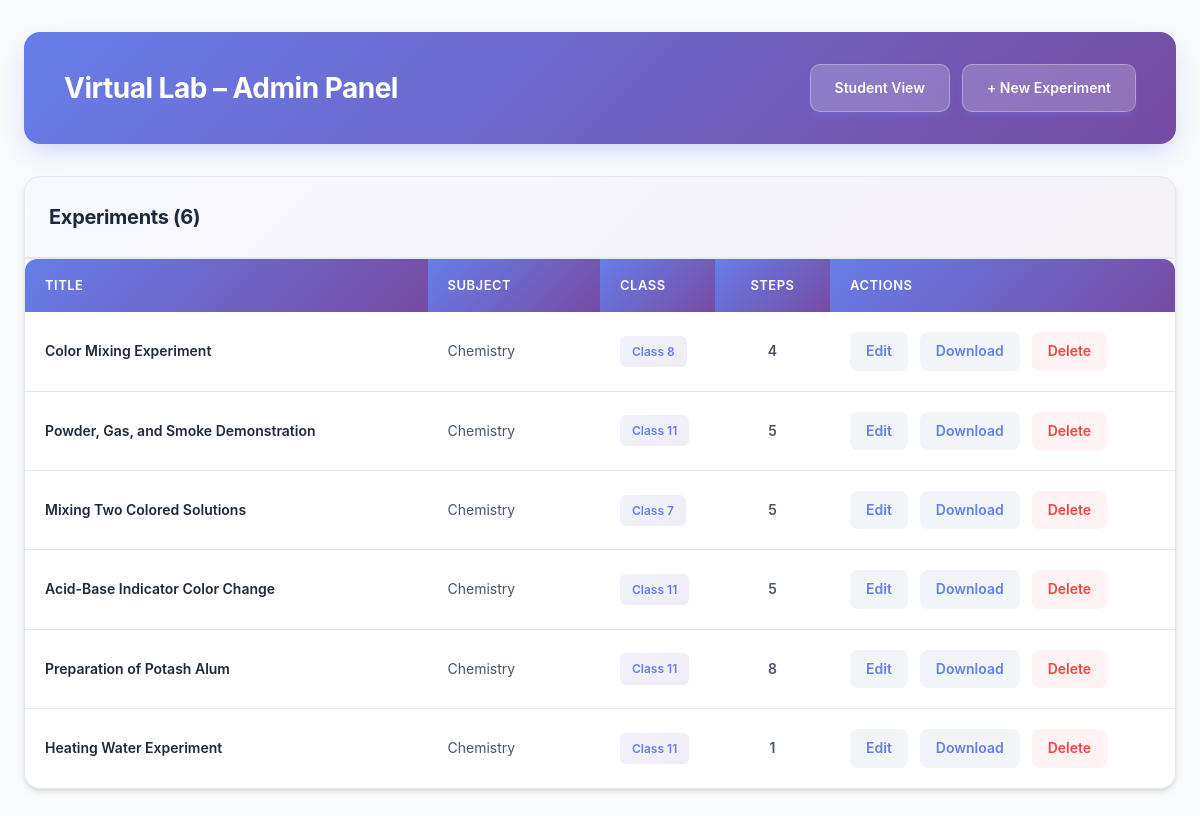
Page /admin/index.php on the earlier database version.
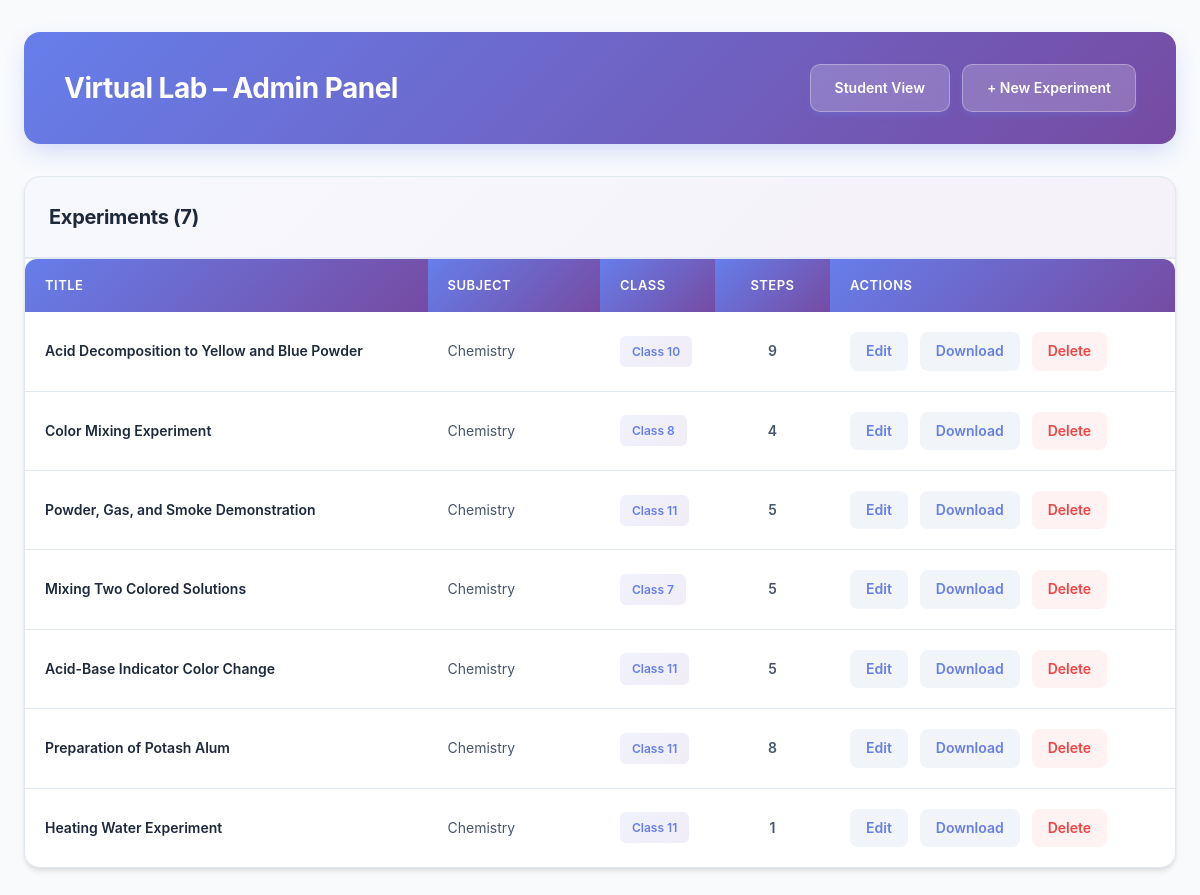
Same page on the later database version.
### tables this page shows
CREATE TABLE experiments (
    id VARCHAR(50) PRIMARY KEY,
    title VARCHAR(255) NOT NULL,
    subject VARCHAR(50) NOT NULL,
    class VARCHAR(10) NOT NULL,
    config_json TEXT NOT NULL,
    created_at DATETIME DEFAULT CURRENT_TIMESTAMP,
    updated_at DATETIME DEFAULT CURRENT_TIMESTAMP
);

### admin/config/database.php (called while the page is built, shortened)
<?php
function getDBConnection() {
    try {
        if (DB_TYPE === 'sqlite') {
            $dbPath = DB_SQLITE_PATH;
            try {
                $db = new PDO('sqlite:' . $dbPath);
                $db->setAttribute(PDO::ATTR_ERRMODE, PDO::ERRMODE_EXCEPTION);
                return $db;
            } catch (PDOException $e) {
                throw new Exception("Failed to create SQLite database: " . $e->getMessage() . " (Path: " . $dbPath . ")");
            }
        }
    } catch (PDOException $e) {
        throw new Exception("Database connection failed: " . $e->getMessage());
    } catch (Exception $e) {
        throw $e;
    }
}

### admin/classes/Database.php (called while the page is built, shortened)
<?php
require_once __DIR__ . '/../config/database.php';
class Database {
    private $db;
    public function __construct() {
        $this->db = getDBConnection();
    }
    private function initTables() {
        try {
            $schemaFile = __DIR__ . '/../config/schema.sql';
            $sql = file_get_contents($schemaFile);
            if (DB_TYPE === 'sqlite') {
                $statements = explode(';', $sql);
                foreach ($statements as $statement) {
                    $statement = trim($statement);
                    if (!empty($statement) && !preg_match('/^\s*--/', $statement)) {
                        try {
                            $this->db->exec($statement);
                        } catch (PDOException $e) {
                            if (strpos($e->getMessage(), 'already exists') === false) {
                                error_log('Schema execution error: ' . $e->getMessage());
                            }
                        }
                    }
                }
            } else {
                try {
                    $this->db->exec($sql);
                } catch (PDOException $e) {
                    error_log('Schema execution error: ' . $e->getMessage());
                }
            }
        } catch (Exception $e) {
            error_log('initTables error: ' . $e->getMessage());
        }
    }
    public function getAllExperiments() {
        try {
            if (DB_TYPE === 'sqlite') {
                $checkStmt = $this->db->query("SELECT name FROM sqlite_master WHERE type='table' AND name='experiments'");
                $tableExists = $checkStmt->fetch() !== false;
            } else {
                $checkStmt = $this->db->query("SHOW TABLES LIKE 'experiments'");
                $tableExists = $checkStmt->rowCount() > 0;
            }
            $stmt = $this->db->query("SELECT * FROM experiments ORDER BY created_at DESC");
            $experiments = $stmt->fetchAll(PDO::FETCH_ASSOC);
            foreach ($experiments as &$exp) {
                try {
                    $stepStmt = $this->db->prepare("
                        SELECT COUNT(*) as count FROM experiment_steps WHERE experiment_id = ?
                    ");
                    $stepStmt->execute([$exp['id']]);
                    $stepCount = $stepStmt->fetch(PDO::FETCH_ASSOC);
                    $exp['step_count'] = $stepCount['count'] ?? 0;
                } catch (PDOException $e) {
                    $exp['step_count'] = 0;
                }
            }
            return $experiments;
        } catch (PDOException $e) {
            error_log('getAllExperiments error: ' . $e->getMessage());
            return [];
        } catch (Exception $e) {
            error_log('getAllExperiments error: ' . $e->getMessage());
            return [];
        }
    }
}

### admin/index.php (the view, shortened to what this page needs)
<?php
require_once __DIR__ . '/classes/Database.php';
$db = new Database();
$experiments = $db->getAllExperiments();
?>
<!DOCTYPE html>
<html lang="en">
<head>
    <link rel="stylesheet" href="css/admin.css?v=<?= time() ?>">
</head>
<body>
    <div class="container">
        <div class="header">
            <h1>Virtual Lab – Admin Panel</h1>
            <div style="display: flex; gap: 12px; align-items: center;">
                <a class="btn" href="../" style="text-decoration: none;">Student View</a>
                <a class="btn" href="create.php" style="text-decoration: none;">+ New Experiment</a>
            </div>
        </div>
        <?php if (empty($experiments)): ?>
        <div class="card" style="text-align: center; padding: 80px 40px;">
            <div style="margin-bottom: 24px; opacity: 0.5;">
                <svg width="80" height="80" viewBox="0 0 24 24" fill="none" stroke="currentColor" stroke-width="2" style="color: #64748b; margin: 0 auto;">
                    <path d="M14 2H6a2 2 0 0 0-2 2v16a2 2 0 0 0 2 2h12a2 2 0 0 0 2-2V8z"></path>
                    <polyline points="14 2 14 8 20 8"></polyline>
                    <line x1="12" y1="18" x2="12" y2="12"></line>
                    <line x1="9" y1="15" x2="15" y2="15"></line>
                </svg>
            </div>
            <p style="color: #64748b; font-size: 16px; margin-bottom: 24px; line-height: 1.6;">No experiments yet. Create your first experiment to get started.</p>
            <a class="btn" href="create.php" style="text-decoration: none;">Create First Experiment</a>
        </div>
        <?php else: ?>
        <div class="card" style="padding: 0; overflow: hidden;">
            <div style="padding: 24px; border-bottom: 2px solid #e2e8f0; background: linear-gradient(135deg, rgba(102, 126, 234, 0.05) 0%, rgba(118, 75, 162, 0.08) 100%);">
                <h2 style="margin: 0; font-size: 20px; color: #1e293b; font-weight: 700;">Experiments (<?= count($experiments) ?>)</h2>
            </div>
            <div style="overflow-x: auto;">
                <table>
                    <thead>
                        <tr>
                            <th style="width: 35%;">Title</th>
                            <th style="width: 15%;">Subject</th>
                            <th style="width: 10%;">Class</th>
                            <th style="width: 10%; text-align: center;">Steps</th>
                            <th style="width: 30%;">Actions</th>
                        </tr>
                    </thead>
                    <tbody>
                        <?php foreach ($experiments as $exp): ?>
                        <tr>
                            <td style="font-weight: 600; color: #1e293b;"><?= htmlspecialchars($exp['title']) ?></td>
                            <td style="color: #475569;"><?= htmlspecialchars($exp['subject']) ?></td>
                            <td style="color: #64748b;">
                                <?php if (!empty($exp['class'])): ?>
                                    <span style="display: inline-block; padding: 6px 12px; background: linear-gradient(135deg, rgba(102, 126, 234, 0.1) 0%, rgba(118, 75, 162, 0.1) 100%); border-radius: 6px; font-size: 12px; font-weight: 600; color: #667eea;">Class <?= htmlspecialchars($exp['class']) ?></span>
                                <?php else: ?>
                                    <span style="color: #94a3b8;">—</span>
                                <?php endif; ?>
                            </td>
                            <td style="text-align: center; color: #475569; font-weight: 600;"><?= $exp['step_count'] ?? 0 ?></td>
                            <td>
                                <div class="actions">
                                    <a href="edit.php?id=<?= $exp['id'] ?>" style="text-decoration: none;">Edit</a>
                                    <a href="download.php?id=<?= $exp['id'] ?>" style="text-decoration: none;">Download</a>
                                    <a class="danger" href="delete.php?id=<?= $exp['id'] ?>" onclick="return confirm('Are you sure you want to delete this experiment?')" style="text-decoration: none;">Delete</a>
                                </div>
                            </td>
                        </tr>
                        <?php endforeach; ?>
                    </tbody>
                </table>
            </div>
        </div>
        <?php endif; ?>
    </div>
</body>
</html>

### admin/css/admin.css (style rules this page uses)
* { margin: 0; padding: 0; box-sizing: border-box; }
body { font-family: 'Inter', -apple-system, BlinkMacSystemFont, 'Segoe UI', Roboto, 'Helvetica Neue', Arial, sans-serif; background: #f8fafc; min-height: 100vh; padding: 0; color: #1e293b; line-height: 1.6; -webkit-font-smoothing: antialiased; -moz-osx-font-smoothing: grayscale; }
.container { max-width: 1400px; margin: 0 auto; padding: 32px 24px; }
.header { background: linear-gradient(135deg, #667eea 0%, #764ba2 100%); padding: 32px 40px; border-radius: 16px; margin-bottom: 32px; box-shadow: 0 10px 25px -5px rgba(102, 126, 234, 0.3); display: flex; justify-content: space-between; align-items: center; color: white; }
.header h1 { color: white; font-size: 28px; font-weight: 700; margin: 0; letter-spacing: -0.5px; }
.header .btn { background: rgba(255, 255, 255, 0.2); backdrop-filter: blur(10px); border: 1px solid rgba(255, 255, 255, 0.3); }
h2 { color: #0f172a; font-size: 24px; font-weight: 700; margin-bottom: 24px; letter-spacing: -0.3px; }
.card { background: white; border-radius: 16px; padding: 40px; box-shadow: 0 4px 6px -1px rgba(0, 0, 0, 0.1), 0 2px 4px -1px rgba(0, 0, 0, 0.06); margin-bottom: 24px; width: 100%; box-sizing: border-box; border: 1px solid #e2e8f0; }
.btn { display: inline-flex; align-items: center; gap: 8px; background: linear-gradient(135deg, #667eea 0%, #764ba2 100%); color: white; padding: 12px 24px; text-decoration: none; border-radius: 10px; font-size: 14px; font-weight: 600; border: none; cursor: pointer; transition: all 0.3s cubic-bezier(0.4, 0, 0.2, 1); box-shadow: 0 4px 6px -1px rgba(102, 126, 234, 0.3); }
.danger { color: #ef4444; text-decoration: none; font-size: 14px; font-weight: 500; }
table { width: 100%; background: white; border-collapse: collapse; border-radius: 12px; overflow: hidden; box-shadow: 0 4px 6px -1px rgba(0, 0, 0, 0.1); }
th { background: linear-gradient(135deg, #667eea 0%, #764ba2 100%); padding: 16px 20px; text-align: left; font-weight: 600; color: white; font-size: 13px; text-transform: uppercase; letter-spacing: 0.5px; }
td { padding: 20px; border-bottom: 1px solid #e2e8f0; font-size: 14px; vertical-align: middle; }
tr:last-child td { border-bottom: none; }
.actions { display: flex; gap: 12px; align-items: center; justify-content: flex-start; flex-wrap: wrap; }
.actions a { color: #667eea; text-decoration: none; font-size: 14px; font-weight: 600; padding: 8px 16px; border-radius: 8px; transition: all 0.2s; display: inline-block; background: #f1f5f9; }
.actions .danger { color: #ef4444; background: #fef2f2; }

Differences in the rows shown:
added experiments: title "Acid Decomposition to Yellow and Blue Powder", subject "Chemistry", class "10", step_count "9"
Other differences:
count($experiments): "6" → "7"
